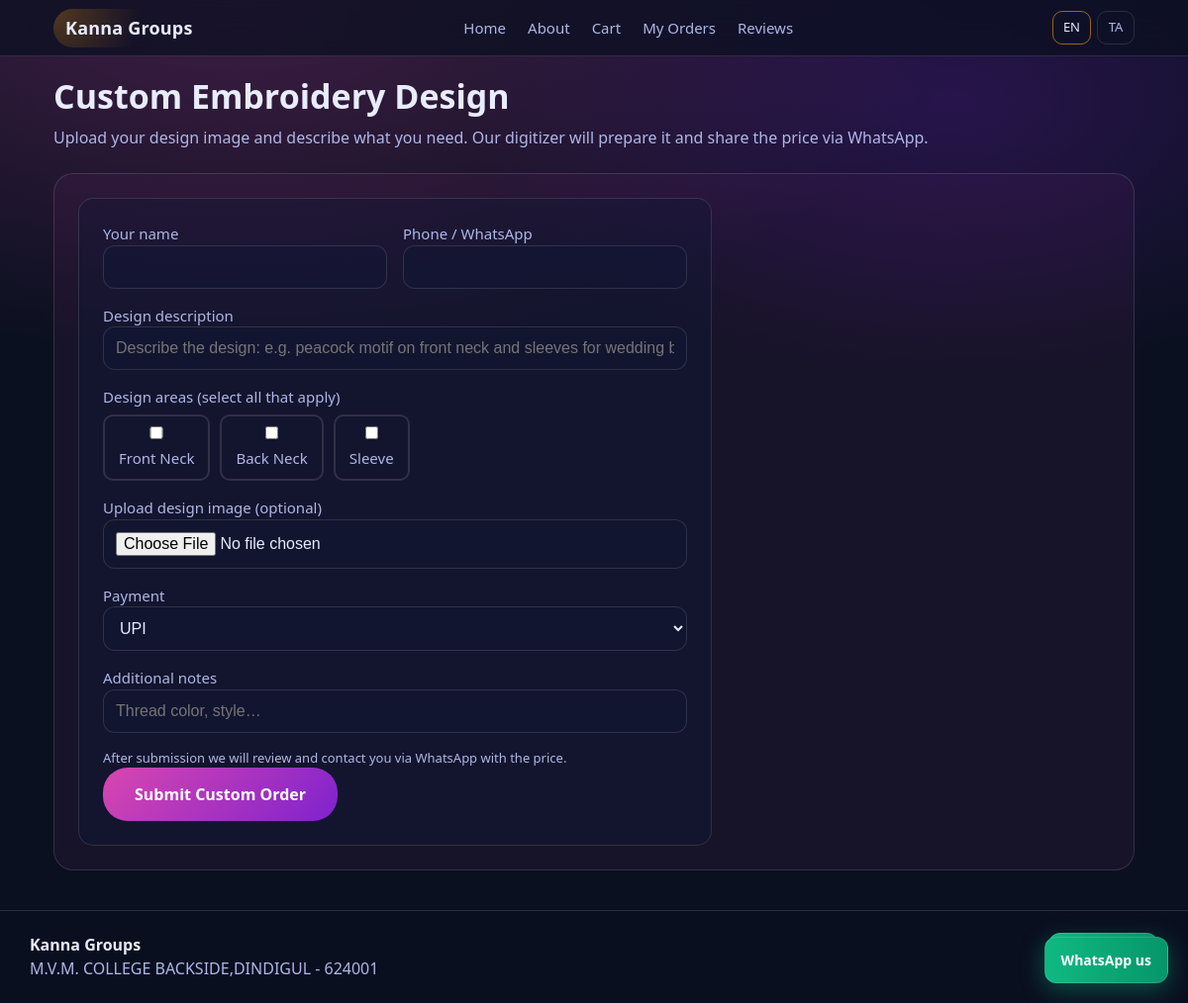
Page /custom-design on the committed database.
### app/models.py (models this page shows, shortened)
class Setting(db.Model):
    __tablename__ = "setting"
    id = db.Column(db.Integer, primary_key=True)
    key = db.Column(db.String(64), unique=True, nullable=False, index=True)
    value = db.Column(db.Text, nullable=False)

### app/routes/public.py (the view)
@bp.get("/custom-design")
def custom_design():
    form = CustomDesignForm()
    return render_template(
        "shop/custom_design.html",
        form=form,
        lang=_lang(),
        business_name=get_setting("business_name", "Kanna Groups"),
        whatsapp=get_setting("whatsapp_number", "+919344272890"),
        location=get_setting("location", ""),
    )

### app/forms.py
class CustomDesignForm(FlaskForm):
    customer_name = StringField("Your name", validators=[DataRequired(), Length(max=200)])
    customer_phone = StringField("Phone / WhatsApp", validators=[DataRequired(), Length(max=32)])
    description = StringField("Design description", validators=[DataRequired(), Length(max=2000)])
    areas = StringField("Areas (fn,bn,sl etc)")  # we'll use checkboxes in template and join
    payment_method = SelectField("Payment", choices=[("upi", "UPI"), ("cash", "Cash")], validators=[Optional()])
    notes = StringField("Additional notes", validators=[Optional(), Length(max=500)])
    image = FileField("Design image (optional)", validators=[FileAllowed(["jpg", "jpeg", "png", "webp"])])

### app/models.py (called while the page is built)
def get_setting(key: str, default: str = "") -> str:
    s = Setting.query.filter_by(key=key).first()
    return s.value if s else default

### app/routes/public.py (called while the page is built)
def _lang() -> str:
    lang = request.args.get("lang", "en").lower()
    return "ta" if lang == "ta" else "en"

### app/templates/shop/custom_design.html (shortened to what this page needs)
{% extends "base.html" %}
{% block content %}
  <div class="page-header">
    <h1>{{ 'Custom Embroidery Design' if lang=='en' else 'கஸ்டம் எம்பிராய்டரி டிசைன்' }}</h1>
    <p class="muted">{{ 'Upload your design image and describe what you need. Our digitizer will prepare it and share the price via WhatsApp.' if lang=='en' else 'உங்கள் டிசைன் படத்தை அப்லோட் செய்து விவரிக்கவும். எங்கள் டிஜிடைசர் தயாரித்து விலையை WhatsApp மூலம் பகிர்வார்.' }}</p>
  </div>
  <div class="custom-section">
    <form class="custom-form" method="post" enctype="multipart/form-data" action="{{ url_for('public.custom_design_post', lang=lang) }}">
      <div class="fg">
        <div class="ff">
          <label>{{ form.customer_name.label }}</label>
          {{ form.customer_name(class_="input") }}
        </div>
        <div class="ff">
          <label>{{ form.customer_phone.label }}</label>
          {{ form.customer_phone(class_="input") }}
        </div>
      </div>
      <div class="ff full">
        <label>{{ form.description.label }}</label>
        {{ form.description(class_="input", rows=4, placeholder="Describe the design: e.g. peacock motif on front neck and sleeves for wedding blouse…") }}
      </div>
      <div class="ff full">
        <label>{{ 'Design areas (select all that apply)' if lang=='en' else 'டிசைன் பகுதிகள்' }}</label>
        <div class="area-checks">
          <label class="area-check"><input type="checkbox" name="areas" value="fn"> {{ 'Front Neck' if lang=='en' else 'முன் கழுத்து' }}</label>
          <label class="area-check"><input type="checkbox" name="areas" value="bn"> {{ 'Back Neck' if lang=='en' else 'பின் கழுத்து' }}</label>
          <label class="area-check"><input type="checkbox" name="areas" value="sl"> {{ 'Sleeve' if lang=='en' else 'சட்டை' }}</label>
        </div>
      </div>
      <div class="ff full">
        <label>{{ 'Upload design image (optional)' if lang=='en' else 'டிசைன் படம் (விரும்பினால்)' }}</label>
        {{ form.image(class_="input") }}
      </div>
      <div class="ff full">
        <label>{{ form.payment_method.label }}</label>
        {{ form.payment_method(class_="input") }}
      </div>
      <div class="ff full">
        <label>{{ form.notes.label }}</label>
        {{ form.notes(class_="input", placeholder="Thread color, style…") }}
      </div>
      <p class="muted small">{{ 'After submission we will review and contact you via WhatsApp with the price.' if lang=='en' else 'சமர்ப்பித்த பிறகு விலையுடன் WhatsApp மூலம் தொடர்பு கொள்வோம்.' }}</p>
      <button type="submit" class="btn sbtn">{{ 'Submit Custom Order' if lang=='en' else 'கஸ்டம் ஆர்டர் சமர்ப்பி' }}</button>
    </form>
  </div>
{% endblock %}

### app/templates/base.html (shortened to what this page needs)
<!doctype html>
<html lang="{{ 'ta' if lang == 'ta' else 'en' }}">
  <head>
    <link rel="stylesheet" href="{{ url_for('static', filename='css/styles.css') }}" />
  </head>
  <body>
    <header class="topbar">
      <div class="container topbar-inner">
        <a class="brand" href="{{ url_for('public.home', lang=lang) }}">{{ business_name or "Kanna Groups" }}</a>
        <nav class="nav" id="mainNav">
          <a href="{{ url_for('public.home', lang=lang) }}">{{ 'Home' if lang=='en' else 'முகப்பு' }}</a>
          <a href="{{ url_for('public.about', lang=lang) }}">{{ 'About' if lang=='en' else 'எங்களைப் பற்றி' }}</a>
          <a href="{{ url_for('public.cart_page', lang=lang) }}">{{ 'Cart' if lang=='en' else 'கார்ட்' }}{% if cart_count %}<span class="cart-badge">{{ cart_count }}</span>{% endif %}</a>
          <a href="{{ url_for('public.my_orders', lang=lang) }}">{{ 'My Orders' if lang=='en' else 'என் ஆர்டர்கள்' }}</a>
          <a href="{{ url_for('public.reviews_page', lang=lang) }}">{{ 'Reviews' if lang=='en' else 'ரிவியூக்கள்' }}</a>
        </nav>
        <div class="lang lang-desktop">
          <a class="{{ 'active' if lang=='en' else '' }}" href="{{ request.path }}?lang=en">EN</a>
          <a class="{{ 'active' if lang=='ta' else '' }}" href="{{ request.path }}?lang=ta">TA</a>
        </div>
      </div>
    </header>
    <main class="container">
      {% block content %}{% endblock %}
    </main>
    <footer class="footer" id="contact">
      <div class="container footer-inner">
        <div>
          <div class="footer-title">{{ business_name or "Kanna Groups" }}</div>
          <div class="muted">{{ location or '' }}</div>
        </div>
        {% if whatsapp %}
          <a class="btn btn-whatsapp" href="https://wa.me/{{ whatsapp | replace('+','') }}" target="_blank" rel="noreferrer">
            WhatsApp
          </a>
        {% endif %}
      </div>
    </footer>
    {% if whatsapp %}
      <div class="floating-wa">
        <a class="btn btn-whatsapp" href="https://wa.me/{{ whatsapp | replace('+','') }}" target="_blank" rel="noreferrer">
          {{ 'WhatsApp us' if lang=='en' else 'WhatsApp-ல் தொடர்பு' }}
        </a>
      </div>
    {% endif %}
  </body>
</html>

### rows in the picture
Setting: value "Kanna Groups"
Setting: value "M.V.M. COLLEGE BACKSIDE,DINDIGUL - 624001"

### other values in the picture
{{ 'Home' if lang=='en' else 'முகப்பு' }} "Home"
{{ 'About' if lang=='en' else 'எங்களைப் பற்றி' }} "About"
{{ 'Cart' if lang=='en' else 'கார்ட்' }} "Cart"
{{ 'My Orders' if lang=='en' else 'என் ஆர்டர்கள்' }} "My Orders"
{{ 'Reviews' if lang=='en' else 'ரிவியூக்கள்' }} "Reviews"
{{ 'Front Neck' if lang=='en' else 'முன் கழுத்து' }} "Front Neck"
{{ 'Back Neck' if lang=='en' else 'பின் கழுத்து' }} "Back Neck"
{{ 'Sleeve' if lang=='en' else 'சட்டை' }} "Sleeve"
{{ 'Submit Custom Order' if lang=='en' else 'கஸ்டம் ஆர்டர் சமர்ப்பி' }} "Submit Custom Order"
{{ 'WhatsApp us' if lang=='en' else 'WhatsApp-ல் தொடர்பு' }} "WhatsApp us"
